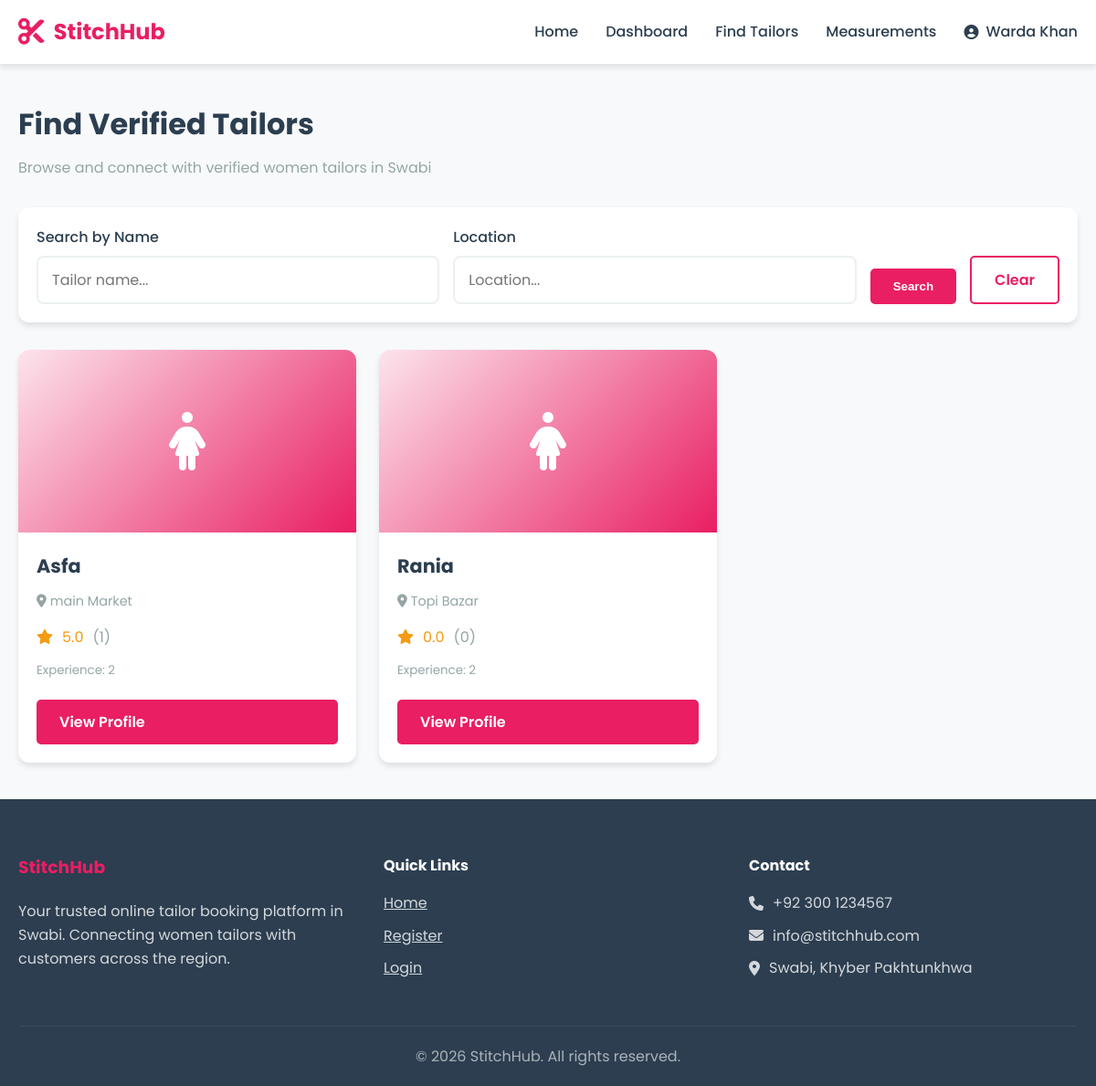
The page /customer/tailors (signed in) on the database its author committed.
### models.py (models this page shows, shortened)
class User(db.Model, UserMixin):
    __tablename__ = 'users'
    id = db.Column(db.Integer, primary_key=True, autoincrement=True)
    name = db.Column(db.String(100), nullable=False)
    email = db.Column(db.String(100), nullable=False, unique=True)
    password = db.Column(db.String(255), nullable=False)
    role = db.Column(db.String(20), nullable=False, default='customer')
    phone = db.Column(db.String(20))
    phone_verified = db.Column(db.Boolean, default=False)
    is_verified = db.Column(db.Boolean, default=False)
    address = db.Column(db.Text)
    bio = db.Column(db.Text)
    profile_pic = db.Column(db.String(255), default='default.png')
    is_active = db.Column(db.Boolean, default=True)
    created_at = db.Column(db.DateTime, default=datetime.utcnow)
    updated_at = db.Column(db.DateTime, default=datetime.utcnow, onupdate=datetime.utcnow)
    orders_placed = db.relationship('Order', foreign_keys='Order.customer_id', lazy='dynamic')
    orders_received = db.relationship('Order', foreign_keys='Order.tailor_id', lazy='dynamic')
    measurements = db.relationship('Measurement', lazy='dynamic')
    tailor_profile = db.relationship('TailorProfile', backref='user', uselist=False)
    def get_rating(self):
        reviews = Review.query.filter_by(tailor_id=self.id).all()
        if not reviews:
            return 0
        return sum(r.rating for r in reviews) / len(reviews)

class TailorProfile(db.Model):
    __tablename__ = 'tailor_profiles'
    id = db.Column(db.Integer, primary_key=True, autoincrement=True)
    user_id = db.Column(db.Integer, db.ForeignKey('users.id', ondelete='CASCADE'), nullable=False, unique=True)
    cnic = db.Column(db.String(20))
    experience = db.Column(db.String(50))
    location = db.Column(db.String(100))
    gender = db.Column(db.String(20), default='female')
    bio = db.Column(db.Text)
    verification_status = db.Column(db.String(20), default='pending')
    cnic_image = db.Column(db.String(255))
    created_at = db.Column(db.DateTime, default=datetime.utcnow)
    updated_at = db.Column(db.DateTime, default=datetime.utcnow, onupdate=datetime.utcnow)

class Review(db.Model):
    __tablename__ = 'reviews'
    id = db.Column(db.Integer, primary_key=True, autoincrement=True)
    order_id = db.Column(db.Integer, db.ForeignKey('orders.id', ondelete='CASCADE'), nullable=False, unique=True)
    customer_id = db.Column(db.Integer, db.ForeignKey('users.id', ondelete='CASCADE'), nullable=False)
    tailor_id = db.Column(db.Integer, db.ForeignKey('users.id', ondelete='CASCADE'), nullable=False)
    rating = db.Column(db.Integer, nullable=False)
    comment = db.Column(db.Text)
    created_at = db.Column(db.DateTime, default=datetime.utcnow)

### app/routes/customer.py (the view)
@customer_bp.route('/tailors')
@login_required
@customer_required
def tailors():
    search = request.args.get('search', '')
    location = request.args.get('location', '')
    category = request.args.get('category', '')
    query = User.query.join(TailorProfile).filter(
        User.role == 'tailor',
        TailorProfile.verification_status == 'verified'
    )
    if search:
        query = query.filter(User.name.ilike(f'%{search}%'))
    if location:
        query = query.filter(TailorProfile.location.ilike(f'%{location}%'))
    tailors = query.all()
    for tailor in tailors:
        tailor.rating = tailor.get_rating()
        tailor.review_count = Review.query.filter_by(tailor_id=tailor.id).count()
    return render_template('customer/tailors.html', tailors=tailors)

### templates/customer/tailors.html (shortened to what this page needs)
{% extends "base.html" %}
{% block content %}
<div class="container">
    <div class="dashboard-header">
        <h1>Find Verified Tailors</h1>
        <p class="text-muted">Browse and connect with verified women tailors in Swabi</p>
    </div>
    <div class="filters">
        <form method="GET" action="{{ url_for('customer.tailors') }}">
            <div class="form-group">
                <label for="search">Search by Name</label>
                <input type="text" id="search" name="search" class="form-control" placeholder="Tailor name..." value="{{ request.args.get('search', '') }}">
            </div>
            <div class="form-group">
                <label for="location">Location</label>
                <input type="text" id="location" name="location" class="form-control" placeholder="Location..." value="{{ request.args.get('location', '') }}">
            </div>
            <button type="submit" class="btn btn-primary">Search</button>
            <a href="{{ url_for('customer.tailors') }}" class="btn btn-outline">Clear</a>
        </form>
    </div>
    {% if tailors %}
    <div class="tailor-grid">
        {% for tailor in tailors %}
        <div class="tailor-card">
            <div class="tailor-image">
                <i class="fas fa-female"></i>
            </div>
            <div class="tailor-info">
                <h3 class="tailor-name">{{ tailor.name }}</h3>
                <p class="tailor-location">
                    <i class="fas fa-map-marker-alt"></i>
                    {% if tailor.tailor_profile %}{{ tailor.tailor_profile.location }}{% endif %}
                </p>
                <div class="tailor-rating">
                    <i class="fas fa-star"></i>
                    <span>{{ "%.1f"|format(tailor.get_rating()) }}</span>
                    <span class="text-muted">({{ tailor.review_count }})</span>
                </div>
                {% if tailor.tailor_profile and tailor.tailor_profile.experience %}
                <p class="text-muted mt-1"><small>Experience: {{ tailor.tailor_profile.experience }}</small></p>
                {% endif %}
                <a href="{{ url_for('customer.tailor_profile', tailor_id=tailor.id) }}" class="btn btn-primary mt-2" style="width: 100%;">View Profile</a>
            </div>
        </div>
        {% endfor %}
    </div>
    {% else %}
    <div class="empty-state">
        <i class="fas fa-user-tailor"></i>
        <p>No verified tailors found matching your criteria.</p>
    </div>
    {% endif %}
</div>
{% endblock %}

### templates/base.html (shortened to what this page needs)
<!DOCTYPE html>
<html lang="en">
<head>
    <link rel="stylesheet" href="{{ url_for('static', filename='css/style.css') }}">
    <link rel="stylesheet" href="https://cdnjs.cloudflare.com/ajax/libs/font-awesome/6.4.0/css/all.min.css">
</head>
<body>
    <nav class="navbar">
        <div class="container">
            <div class="logo">
                <i class="fas fa-scissors"></i>
                <span>StitchHub</span>
            </div>
            <ul class="nav-links">
                <li><a href="{{ url_for('index') }}">Home</a></li>
                {% if current_user.is_authenticated %}
                    {% if current_user.role == 'admin' %}
                        <li><a href="{{ url_for('admin.dashboard') }}">Dashboard</a></li>
                        <li><a href="{{ url_for('admin.tailors') }}">Tailors</a></li>
                        <li><a href="{{ url_for('admin.orders') }}">Orders</a></li>
                    {% elif current_user.role == 'tailor' %}
                        <li><a href="{{ url_for('tailor.dashboard') }}">Dashboard</a></li>
                        <li><a href="{{ url_for('tailor.designs') }}">Designs</a></li>
                        <li><a href="{{ url_for('tailor.orders') }}">Orders</a></li>
                    {% else %}
                        <li><a href="{{ url_for('customer.dashboard') }}">Dashboard</a></li>
                        <li><a href="{{ url_for('customer.tailors') }}">Find Tailors</a></li>
                        <li><a href="{{ url_for('customer.measurements') }}">Measurements</a></li>
                    {% endif %}
                    <li class="user-menu">
                        <a href="#" class="user-toggle">
                            <i class="fas fa-user-circle"></i> {{ current_user.name }}
                        </a>
                    </li>
                {% else %}
                    <li><a href="{{ url_for('auth.login') }}">Login</a></li>
                    <li><a href="{{ url_for('auth.register') }}" class="btn btn-primary">Register</a></li>
                {% endif %}
            </ul>
        </div>
    </nav>
    <main>
        {% block content %}{% endblock %}
    </main>
    <footer class="footer">
        <div class="container">
            <div class="footer-content">
                <div class="footer-section">
                    <h3>StitchHub</h3>
                    <p>Your trusted online tailor booking platform in Swabi. Connecting women tailors with customers across the region.</p>
                </div>
                <div class="footer-section">
                    <h4>Quick Links</h4>
                    <ul>
                        <li><a href="{{ url_for('index') }}">Home</a></li>
                        <li><a href="{{ url_for('auth.register') }}">Register</a></li>
                        <li><a href="{{ url_for('auth.login') }}">Login</a></li>
                    </ul>
                </div>
                <div class="footer-section">
                    <h4>Contact</h4>
                    <p><i class="fas fa-phone"></i> +92 300 1234567</p>
                    <p><i class="fas fa-envelope"></i> info@stitchhub.com</p>
                    <p><i class="fas fa-map-marker-alt"></i> Swabi, Khyber Pakhtunkhwa</p>
                </div>
            </div>
            <div class="footer-bottom">
                <p>&copy; 2026 StitchHub. All rights reserved.</p>
            </div>
        </div>
    </footer>
</body>
</html>

### static/css/style.css (style rules this page uses)
:root { --primary-color: #e91e63; --primary-dark: #c2185b; --primary-light: #fce4ec; --secondary-color: #2c3e50; --accent-color: #ff6b6b; --success-color: #27ae60; --warning-color: #f39c12; --danger-color: #e74c3c; --info-color: #3498db; --light-color: #ecf0f1; --dark-color: #2c3e50; --gray-color: #95a5a6; --white: #ffffff; --shadow: 0 4px 6px rgba(0, 0, 0, 0.1); --shadow-lg: 0 10px 25px rgba(0, 0, 0, 0.15); --transition: all 0.3s ease; }
* { margin: 0; padding: 0; box-sizing: border-box; }
body { font-family: 'Poppins', sans-serif; background-color: #f8f9fa; color: var(--secondary-color); line-height: 1.6; min-height: 100vh; display: flex; flex-direction: column; }
.container { max-width: 1200px; margin: 0 auto; padding: 0 20px; }
.navbar { background: var(--white); box-shadow: var(--shadow); position: sticky; top: 0; z-index: 1000; }
.navbar .container { display: flex; justify-content: space-between; align-items: center; height: 70px; }
.logo { display: flex; align-items: center; gap: 10px; font-size: 1.5rem; font-weight: 700; color: var(--primary-color); }
.logo i { font-size: 1.8rem; }
.nav-links { display: flex; list-style: none; align-items: center; gap: 30px; }
.nav-links a { text-decoration: none; color: var(--secondary-color); font-weight: 500; transition: var(--transition); }
.btn { padding: 12px 25px; border: none; border-radius: 5px; cursor: pointer; font-weight: 600; text-decoration: none; display: inline-block; transition: var(--transition); }
.btn-primary { background: var(--primary-color); color: var(--white); }
.btn-outline { border: 2px solid var(--primary-color); color: var(--primary-color); background: transparent; }
.user-menu { position: relative; }
.user-toggle { display: flex; align-items: center; gap: 8px; cursor: pointer; }
main { flex: 1; padding: 40px 0; }
.form-group { margin-bottom: 20px; }
.form-group label { display: block; margin-bottom: 8px; font-weight: 500; color: var(--secondary-color); }
.form-control { width: 100%; padding: 12px 15px; border: 2px solid var(--light-color); border-radius: 8px; font-size: 1rem; font-family: inherit; transition: var(--transition); }
.dashboard-header { margin-bottom: 30px; }
.dashboard-header h1 { color: var(--secondary-color); margin-bottom: 10px; }
.tailor-grid { display: grid; grid-template-columns: repeat(auto-fill, minmax(300px, 1fr)); gap: 25px; }
.tailor-card { background: var(--white); border-radius: 12px; box-shadow: var(--shadow); overflow: hidden; transition: var(--transition); }
.tailor-image { height: 200px; background: linear-gradient(135deg, var(--primary-light), var(--primary-color)); display: flex; align-items: center; justify-content: center; font-size: 4rem; color: var(--white); }
.tailor-info { padding: 20px; }
.tailor-name { font-size: 1.3rem; color: var(--secondary-color); margin-bottom: 10px; }
.tailor-location { color: var(--gray-color); font-size: 0.9rem; margin-bottom: 15px; }
.tailor-rating { display: flex; align-items: center; gap: 10px; color: var(--warning-color); }
.filters { background: var(--white); padding: 20px; border-radius: 12px; margin-bottom: 30px; box-shadow: var(--shadow); }
.filters form { display: flex; gap: 15px; flex-wrap: wrap; align-items: end; }
.filters .form-group { margin-bottom: 0; flex: 1; min-width: 200px; }
.footer { background: var(--secondary-color); color: var(--white); padding: 60px 0 20px; margin-top: auto; }
.footer-content { display: grid; grid-template-columns: repeat(auto-fit, minmax(250px, 1fr)); gap: 40px; margin-bottom: 40px; }
.footer-section h3 { color: var(--primary-color); margin-bottom: 20px; }
.footer-section h4 { margin-bottom: 15px; }
.footer-section ul { list-style: none; }
.footer-section ul li { margin-bottom: 10px; }
.footer-section a { color: var(--white); opacity: 0.8; transition: var(--transition); }
.footer-section p { display: flex; align-items: center; gap: 10px; margin-bottom: 10px; opacity: 0.8; }
.footer-bottom { text-align: center; padding-top: 20px; border-top: 1px solid rgba(255, 255, 255, 0.1); opacity: 0.6; }
.text-muted { color: var(--gray-color); }
.mt-1 { margin-top: 10px; }
.mt-2 { margin-top: 20px; }

### rows shown on the page
User: name "Warda Khan"
User: name "Asfa", tailor_profile.location "main Market", review_count "1", tailor_profile.experience "2"
Review: get_rating "5.0"
User: name "Rania", tailor_profile.location "Topi Bazar", get_rating "0.0", review_count "0", tailor_profile.experience "2"
